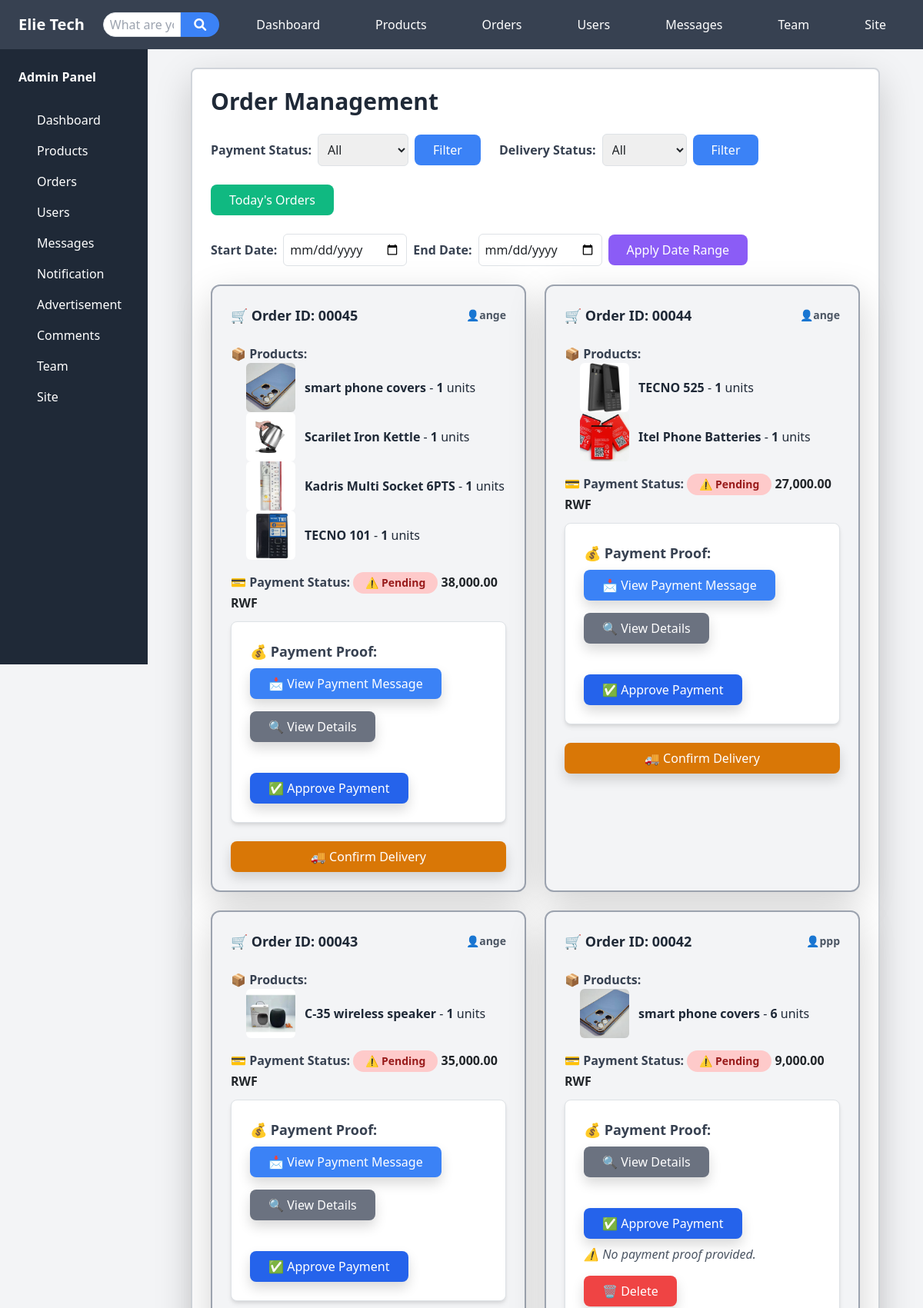
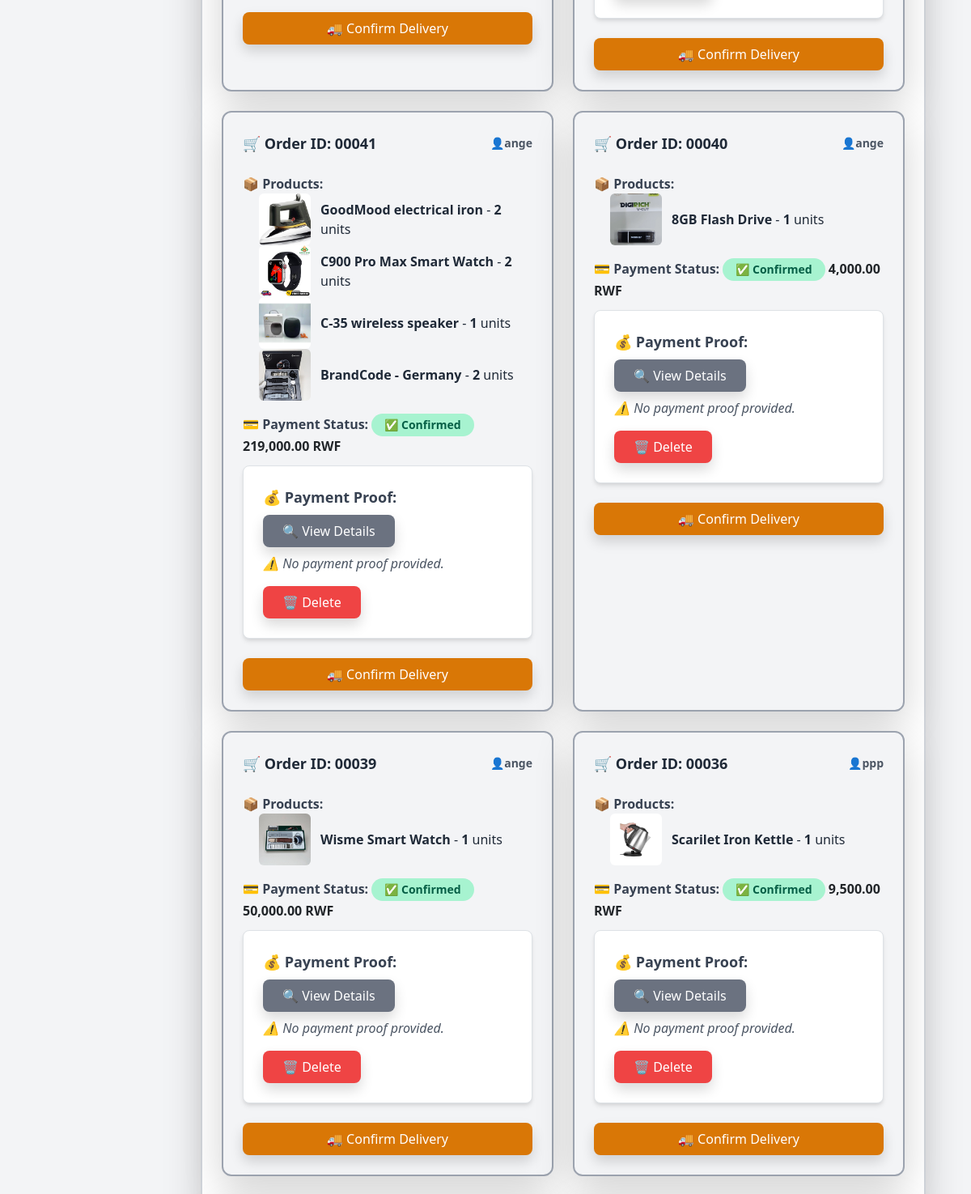
Page /admin-panel/orders/ (signed in, upper part) on the committed database (2 pictures, top to bottom).
### store/models.py (models this page shows, shortened)
class Order(models.Model):
    customer = models.ForeignKey('Customer', on_delete=models.CASCADE)
    total_price = models.DecimalField(max_digits=10, decimal_places=2)
    ordered_at = models.DateTimeField(auto_now_add=True)
    delivery_status = models.CharField(max_length=100, choices=[('Pending', 'Pending'), ('Shipped', 'Shipped'), ('Delivered', 'Delivered')], default='Pending')
    payment_name = models.CharField(max_length=100, blank=True, null=True)
    payment_message = models.TextField(blank=True, null=True)
    payment_image = models.ImageField(upload_to='payment_images/', blank=True, null=True)
    payment_status = models.CharField(
        choices=[('Pending', 'Pending'), ('Confirmed', 'Confirmed')],
        default='Pending', max_length=10
    )

class Customer(models.Model):
    user = models.OneToOneField(User, on_delete=models.CASCADE)
    phone_number = models.CharField(max_length=15)
    address = models.TextField()
    profile_picture = models.ImageField(upload_to='profile_pictures/', default='profile_pictures/profile.png', blank=True)

class OrderItem(models.Model):
    order = models.ForeignKey(Order, related_name='order_items', on_delete=models.CASCADE)
    product = models.ForeignKey('Product', on_delete=models.CASCADE)
    quantity = models.PositiveIntegerField()
    subtotal = models.DecimalField(max_digits=10, decimal_places=2)

class Product(models.Model):
    CATEGORY_CHOICES = [
        ('accessories', 'Accessories & Gadgets'),
        ("smartphones", "Smartphones & Accessories"),
        ("laptops", "Laptops & Computers"),
        ("tv_entertainment", "TVs & Home Entertainment"),
        ("audio", "Audio & Headphones"),
        ("gaming", "Gaming & Accessories"),
        ("cameras", "Cameras & Photography"),
        ("wearables", "Wearables & Smartwatches"),
        ("home_appliances", "Home Appliances"),
        ("networking", "Networking & Internet"),
        ("power", "Power & Batteries"),
        ("drones", "Drones & RC Gadgets"),
        ("diy", "DIY Electronics & Components"),
        ("office", "Office & Stationery Tech"),
        ("car_electronics", "Car Electronics"),
        ("security", "Security & Surveillance"),
        ("software", "Software & Apps"),
        ("other", "Other Electronics"),
    ]
    name = models.CharField(max_length=100)
    description = models.TextField()
    price = models.DecimalField(max_digits=10, decimal_places=0, default=0.0)
    expected_price = models.DecimalField(max_digits=10, decimal_places=2, default=0.0)
    stock = models.PositiveIntegerField(default=0)
    created_at = models.DateTimeField(auto_now_add=True)
    likes = models.ManyToManyField(User, related_name="liked_products", blank=True)
    comments = models.ManyToManyField(User, through="Comment", related_name="commented_products", blank=True)
    category = models.CharField(max_length=50, choices=CATEGORY_CHOICES, default="accessories")  # Category Field

class ProductImage(models.Model):
    product = models.ForeignKey(Product, related_name="product_images", on_delete=models.CASCADE)
    image = models.ImageField(upload_to='products/')
    main_image = models.BooleanField(default=False)

### store/views.py (the view)
# urls.py: path('admin-panel/orders/', views.admin_orders, name='admin_orders'),
@csrf_exempt
@staff_member_required
def admin_orders(request):
    today = timezone.now().date()
    status_filter = request.GET.get('status', None)
    delivery_status_filter = request.GET.get('delivery_status', None)
    date_filter = request.GET.get('date', None)
    start_date = request.GET.get('start_date', None)
    end_date = request.GET.get('end_date', None)
    orders = Order.objects.prefetch_related(
        'order_items__product'  # Prefetch related products
    ).select_related(
        'customer__user'  # Select related customer and user data
    )
    if status_filter:
        orders = orders.filter(payment_status=status_filter)
    if delivery_status_filter:
        orders = orders.filter(delivery_status=delivery_status_filter)
    if date_filter == 'today':
        orders = orders.filter(ordered_at__date=today)
    if start_date and end_date:
        orders = orders.filter(ordered_at__date__range=[start_date, end_date])
    orders = orders.order_by('-ordered_at')
    return render(request, 'admin/orders.html', {'orders': orders})

### store/context_processors.py (called while the page is built)
def unread_message_count(request):
    unread_count = 0
    if request.user.is_authenticated:
        unread_count = Message.objects.filter(
            recipient=request.user,  # <-- Fix here
            is_read=False
        ).count()
    return {'unread_message_count': unread_count}

def team_member(request):
    team_member = None
    if request.user.is_authenticated:
        team_member = TeamMember.objects.filter(user=request.user).first()
    print('Team Member:', team_member)  # Debugging line
    return {'team_member': team_member}

### store/models.py (called while the page is built)
    def __str__(self):
        return f"{self.name} - {self.get_role_display()}"

### templates/admin/orders.html (shortened to what this page needs)
{% extends 'admin/base.html' %}
{% load humanize %}
{% block content %}
    <div class="bg-white rounded-lg shadow-lg p-6 border-2 border-gray-300 max-w-full mx-auto sm:max-w-2xl md:max-w-3xl lg:max-w-4xl">
        <h2 class="text-3xl font-bold mb-6 text-gray-800">Order Management</h2>
        <div class="flex flex-wrap gap-4 mb-6">
            <form method="get" class="flex flex-col md:flex-row items-center gap-2 w-full md:w-auto">
                <label for="status" class="font-semibold text-gray-700">Payment Status:</label>
                <select name="status" id="status" class="p-2 border border-gray-300 rounded w-full md:w-auto">
                    <option value="">All</option>
                </select>
                <button type="submit" class="bg-blue-500 text-white px-4 py-2 rounded-lg w-full md:w-auto">
                    Filter
                </button>
            </form>
            <form method="get" class="flex flex-col md:flex-row items-center gap-2 w-full md:w-auto">
                <label for="delivery_status" class="font-semibold text-gray-700">Delivery Status:</label>
                <select name="delivery_status" id="delivery_status" class="p-2 border border-gray-300 rounded w-full md:w-auto">
                    <option value="">All</option>
                </select>
                <button type="submit" class="bg-blue-500 text-white px-4 py-2 rounded-lg w-full md:w-auto">
                    Filter
                </button>
            </form>
            <form method="get" class="flex flex-col md:flex-row items-center gap-2 w-full md:w-auto">
                <button type="submit" name="date" value="today" class="bg-green-500 text-white px-4 py-2 rounded-lg w-full md:w-auto">
                    Today's Orders
                </button>
            </form>
            <form method="get" class="flex flex-col md:flex-row items-center gap-2 w-full md:w-auto">
                <label for="start_date" class="font-semibold text-gray-700">Start Date:</label>
                <input type="date" name="start_date" id="start_date" value="{{ request.GET.start_date }}" class="p-2 border border-gray-300 rounded">
                <label for="end_date" class="font-semibold text-gray-700">End Date:</label>
                <input type="date" name="end_date" id="end_date" value="{{ request.GET.end_date }}" class="p-2 border border-gray-300 rounded">
                <button type="submit" class="bg-purple-500 text-white px-4 py-2 rounded-lg">
                    Apply Date Range
                </button>
            </form>
        </div>
        <div class="grid grid-cols-1 lg:grid-cols-2 gap-6">
            {% for order in orders %}
            <div class="bg-gray-100 p-6 rounded-xl shadow-lg border-2 border-gray-400">
                <div class="flex justify-between items-center mb-4">
                    <div class="font-semibold text-lg text-gray-800">
                        🛒 Order ID: 000{{ order.id }}
                    </div>
                    <div class="text-sm text-gray-600">
                        👤<span class="font-semibold">{{ order.customer.user.username }}</span>
                    </div>
                </div>
                <div class="space-y-3">
                    <div>
                        <strong class="text-gray-700">📦 Products:</strong>
                        <ul class="list-disc pl-5 text-gray-800">
                            {% for item in order.order_items.all %}
                                <li class="flex items-center space-x-3">
                                    {% if item.product.product_images.all %}
                                        <img src="{{ item.product.product_images.first.image.url }}"
                                             alt="{{ item.product.name }}"
                                             class="w-16 h-16 object-cover rounded-md">
                                    {% else %}
                                        <span class="w-16 h-16 bg-gray-300 rounded-md flex items-center justify-center text-sm text-gray-500">
                                            No Image
                                        </span>
                                    {% endif %}
                                    <div>
                                        <strong>{{ item.product.name }}</strong> -
                                        <span class="font-semibold">{{ item.quantity }}</span> units
                                    </div>
                                </li>
                            {% endfor %}
                        </ul>
                    </div>
                    <div>
                        <strong class="text-gray-700">💳 Payment Status:</strong>
                        {% if order.payment_status == 'Confirmed' %}
                            <span class="px-3 py-1 inline-flex text-sm font-semibold rounded-full bg-green-200 text-green-800">
                                ✅ Confirmed
                            </span>
                        {% else %}
                            <span class="px-3 py-1 inline-flex text-sm font-semibold rounded-full bg-red-200 text-red-800">
                                ⚠️ Pending
                            </span>
                        {% endif %}
                        <strong>{{ order.total_price |intcomma }} RWF</strong>
                    </div>
                    <div class="bg-white shadow-md rounded-lg p-4 border border-gray-300">
                        <h3 class="text-lg font-semibold text-gray-700 mb-2">💰 Payment Proof:</h3>
                        <div class="flex flex-wrap gap-3">
                            {% if order.payment_message %}
                                <button
                                    class="bg-blue-500 text-white px-4 py-2 rounded-lg shadow hover:bg-blue-600 transition duration-300 ease-in-out w-full md:w-auto"
                                    data-bs-toggle="modal"
                                    data-bs-target="#paymentMessageModal-{{ order.id }}">
                                    📩 View Payment Message
                                </button>
                            {% endif %}
                            <a href="{% url 'admin_order_detail' order.id %}"
                               class="bg-gray-500 text-white px-4 py-2 rounded-lg shadow hover:bg-gray-600 transition duration-300 ease-in-out w-full md:w-auto text-center no-underline">
                                🔍 View Details
                            </a>
                            {% if order.payment_status == 'Pending' %}
                            <div class="mt-4">
                                <form method="post" action="{% url 'approve_payment' order.id %}">
                                    <button type="submit"
                                            class="bg-blue-600 text-white px-4 py-2 rounded-lg shadow hover:bg-blue-700 transition duration-300 w-full md:w-full">
                                        ✅ Approve Payment
                                    </button>
                                </form>
                            </div>
                            {% endif %}
                        </div>
                        {% if not order.payment_message and not order.payment_image %}
                            <p class="text-gray-600 italic mt-2">⚠️ No payment proof provided.</p>
                            <div class="flex flex-wrap gap-3">
                                <form action="{% url 'delete_order' order.id %}" method="post" class="w-full md:w-auto">
                                    <button type="submit"
                                            class="bg-red-500 text-white px-4 py-2 rounded-lg shadow hover:bg-red-600 transition duration-300 ease-in-out w-full md:w-auto"
                                            onclick="return confirm('Are you sure?')">
                                        🗑️ Delete
                                    </button>
                                </form>
                            </div>
                        {% endif %}
                    </div>
                </div>
                {% if order.payment_status != 'pending' %}
                {% if order.delivery_status != 'Delivered' %}
                    <div class="mt-4">
                        <form method="post" action="{% url 'confirm_delivery' order.id %}">
                            <button type="submit"
                                    class="bg-yellow-600 text-white px-4 py-2 rounded-lg shadow hover:bg-yellow-700 transition duration-300 w-full md:w-full">
                                🚚 Confirm Delivery
                            </button>
                        </form>
                    </div>
                {% else %}
                    <div class="mt-4">
                        <span class="px-3 py-1 inline-flex text-sm font-semibold rounded-full bg-green-200 text-green-800">
                            ✅ Delivered
                        </span>
                    </div>
                {% endif %}
                {% endif %}
            </div>
            {% endfor %}
        </div>
    </div>
{% endblock %}

### rows in the picture
Order: id "45", customer.user.username "ange", payment_status "⚠️ Pending", total_price "38,000.00"
OrderItem: product.product_images.first.image (picture), product.name "smart phone covers", quantity "1"
OrderItem: product.product_images.first.image (picture), product.name "Scarilet Iron Kettle", quantity "1"
OrderItem: product.product_images.first.image (picture), product.name "Kadris Multi Socket 6PTS", quantity "1"
OrderItem: product.product_images.first.image (picture), product.name "TECNO 101", quantity "1"
Order: id "44", customer.user.username "ange", payment_status "⚠️ Pending", total_price "27,000.00"
OrderItem: product.product_images.first.image (picture), product.name "TECNO 525", quantity "1"
OrderItem: product.product_images.first.image (picture), product.name "Itel Phone Batteries", quantity "1"
Order: id "43", customer.user.username "ange", payment_status "⚠️ Pending", total_price "35,000.00"
OrderItem: product.product_images.first.image (picture), product.name "C-35 wireless speaker", quantity "1"
Order: id "42", customer.user.username "ppp", payment_status "⚠️ Pending", total_price "9,000.00", payment_image "⚠️ No payment proof provided."
OrderItem: product.product_images.first.image (picture), product.name "smart phone covers", quantity "6"
Order: id "41", customer.user.username "ange", payment_status "✅ Confirmed", total_price "219,000.00", payment_image "⚠️ No payment proof provided."
OrderItem: product.product_images.first.image (picture), product.name "GoodMood electrical iron", quantity "2"
OrderItem: product.product_images.first.image (picture), product.name "C900 Pro Max Smart Watch", quantity "2"
OrderItem: product.product_images.first.image (picture), product.name "C-35 wireless speaker", quantity "1"
OrderItem: product.product_images.first.image (picture), product.name "BrandCode - Germany", quantity "2"
Order: id "40", customer.user.username "ange", payment_status "✅ Confirmed", total_price "4,000.00", payment_image "⚠️ No payment proof provided."
OrderItem: product.product_images.first.image (picture), product.name "8GB Flash Drive", quantity "1"
Order: id "39", customer.user.username "ange", payment_status "✅ Confirmed", total_price "50,000.00", payment_image "⚠️ No payment proof provided."
OrderItem: product.product_images.first.image (picture), product.name "Wisme Smart Watch", quantity "1"
Order: id "36", customer.user.username "ppp", payment_status "✅ Confirmed", total_price "9,500.00", payment_image "⚠️ No payment proof provided."
OrderItem: product.product_images.first.image (picture), product.name "Scarilet Iron Kettle", quantity "1"
